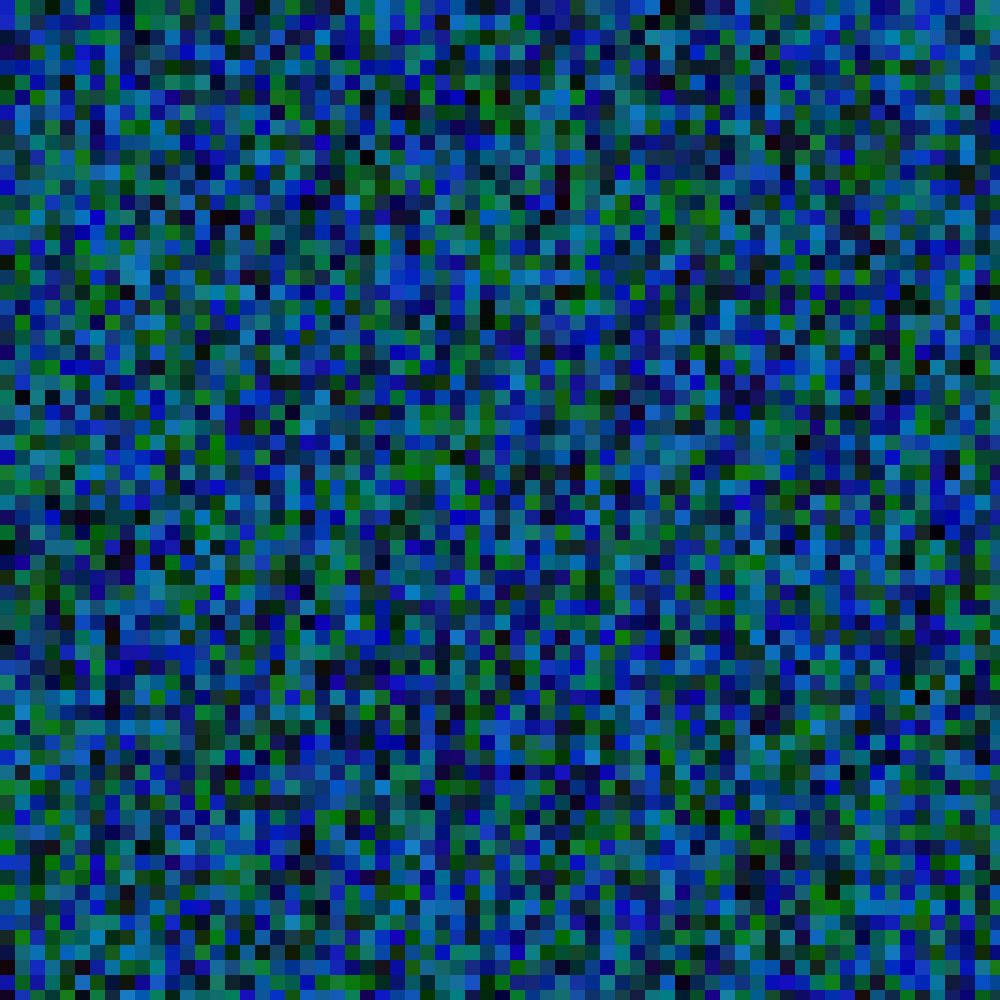
Frame 1 (no input)
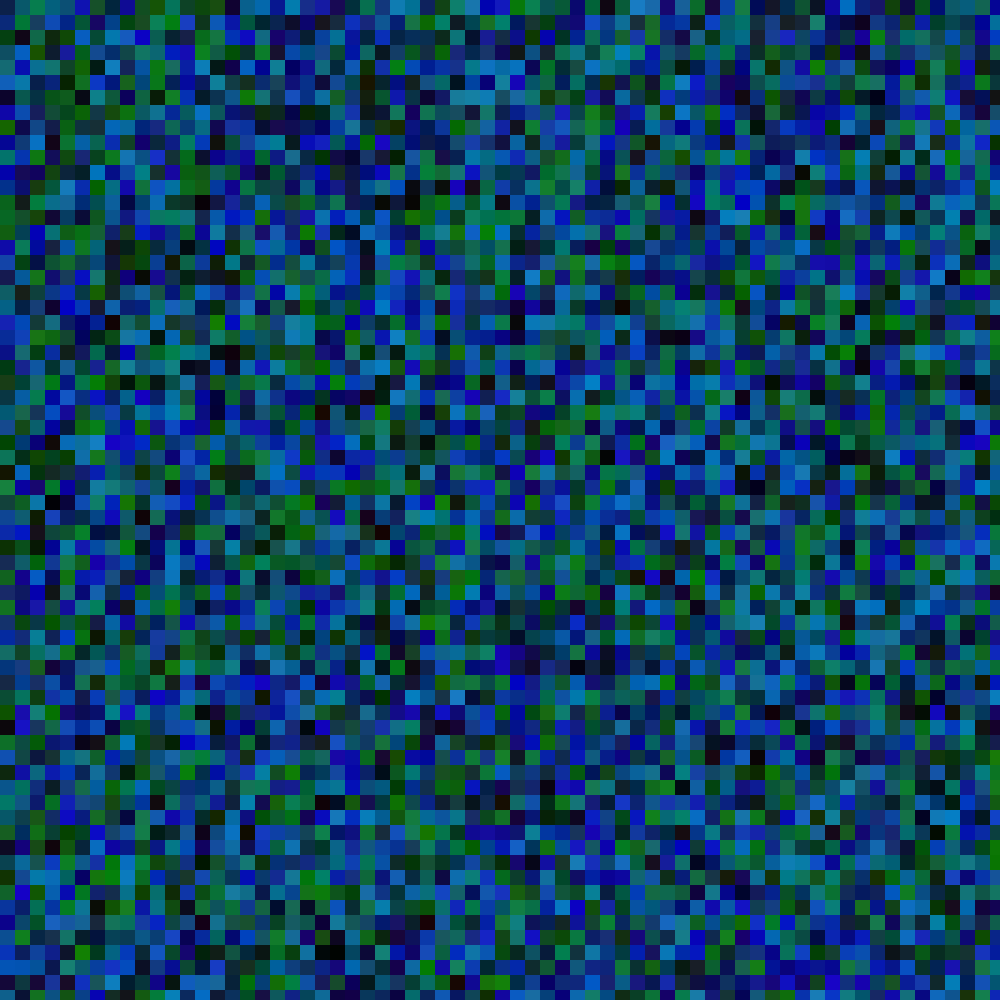
Frame 60 (the mouse pressed at the canvas centre just before this capture)
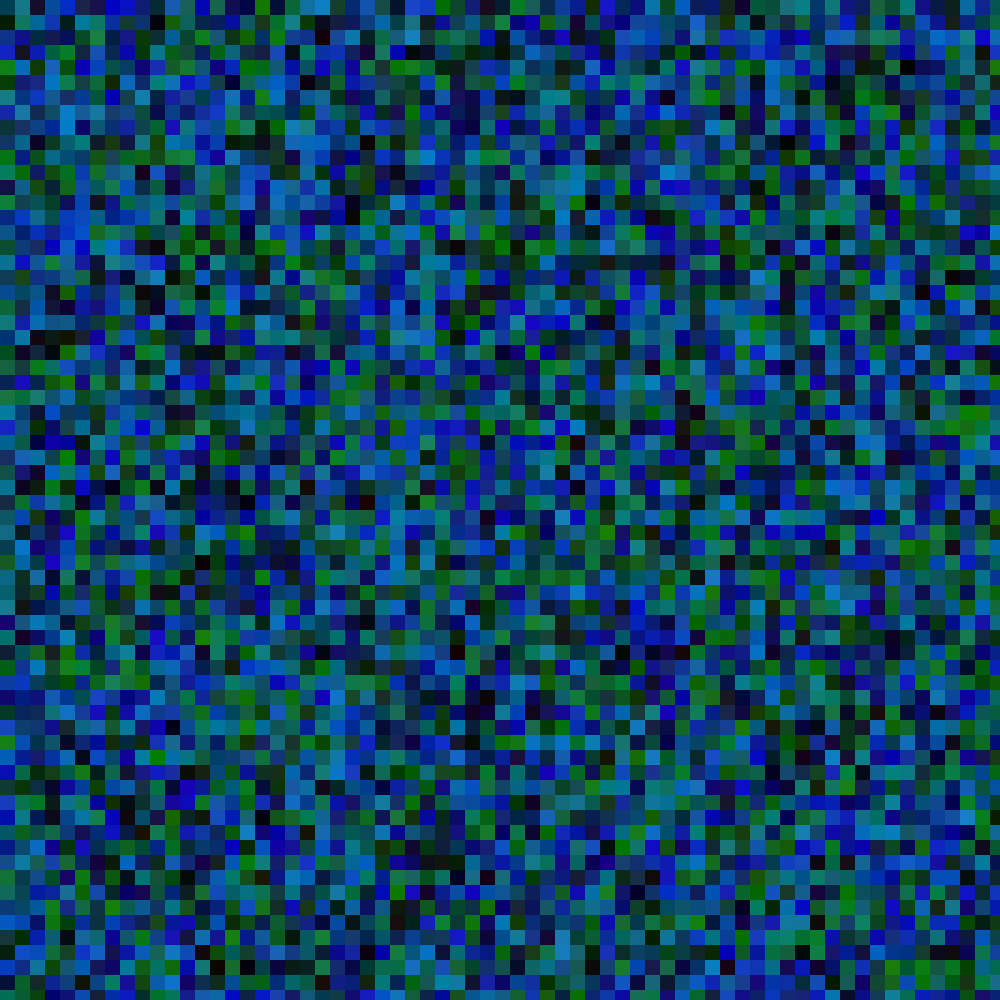
Frame 120 (the mouse held since frame 60 and released just before this capture)

The Processing sketch that drew these frames (run headless with seeded random() and noise(); from frame 60 on, the mouse is pressed at the canvas centre):

// Processing sketch: processing_112346
// ── processing_112346.pde

void setup()
{
size (1000,1000);

background(255);

noStroke();
}
void draw() {
for (int y=0; y <= height; y += 15){
for ( int x=0; x <= width; x += 15){
fill( int(random(25)), int(random(130)), int(random(199)));
rect (x, y, 4, 15);
rect (x,y,22,73);
 
}
}
}
